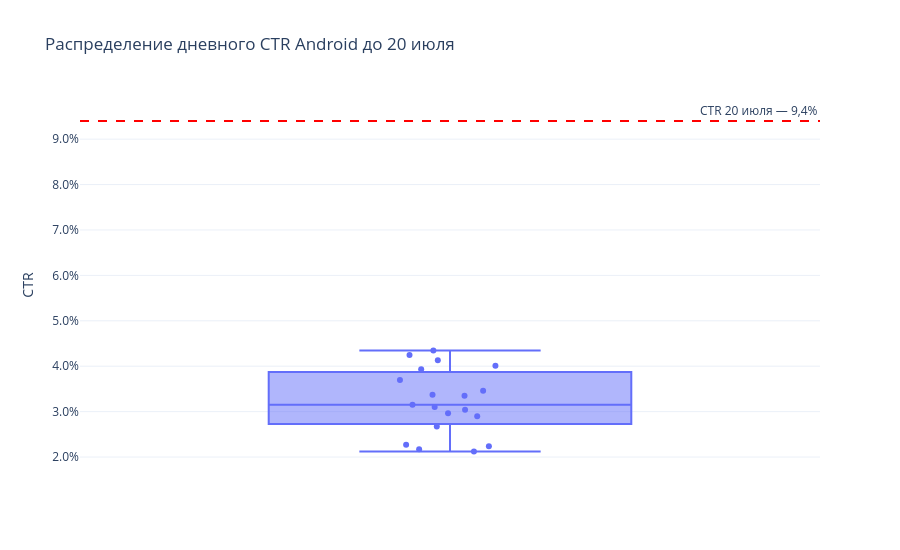

Notebook cell for this chart:
### Code cell
def compare_ctr(clicks_anomaly, n_anomaly, clicks_before, n_before):

    p1 = clicks_anomaly / n_anomaly
    p2 = clicks_before / n_before

    pooled = (clicks_anomaly + clicks_before) / (n_anomaly + n_before)

    se = np.sqrt(
        pooled * (1 - pooled) *
        (1 / n_anomaly + 1 / n_before)
    )

    z_stat = (p1 - p2) / se

    p_value = 2 * stats.norm.sf(abs(z_stat))

    return {
        "z_stat": z_stat,
        "p_value": p_value,
        "significant": p_value < 0.05
    }


android_daily = daily_metrics[
    daily_metrics["platform"] == "ANDROID"
].copy()

android_daily["ctr"] = (
    android_daily["clicked_impressions"] /
    android_daily["impressions"]
)

baseline = android_daily[
    pd.to_datetime(android_daily["event_date"])
    < pd.Timestamp("2026-07-20")
]

anomaly = android_daily[
    pd.to_datetime(android_daily["event_date"])
    == pd.Timestamp("2026-07-20")
]

baseline_median = baseline["ctr"].median()
baseline_q1 = baseline["ctr"].quantile(0.25)
baseline_q3 = baseline["ctr"].quantile(0.75)

anomaly_ctr = anomaly["ctr"].iloc[0]

test_result = compare_ctr(
    int(anomaly["clicked_impressions"].sum()),
    int(anomaly["impressions"].sum()),
    int(baseline["clicked_impressions"].sum()),
    int(baseline["impressions"].sum())
)

print("Медиана CTR до аномалии:", round(baseline_median * 100, 2), "%")
print("Q1:", round(baseline_q1 * 100, 2), "%")
print("Q3:", round(baseline_q3 * 100, 2), "%")
print("CTR 20 июля:", round(anomaly_ctr * 100, 2), "%")

print(
    "CTR 20 июля выше медианы в",
    round(anomaly_ctr / baseline_median, 2),
    "раз"
)

print("\nРезультат статистического теста:")
print("Z-статистика:", round(test_result["z_stat"], 4))
print("P-value:", test_result["p_value"])
print("Статистически значимое отличие:", test_result["significant"])


fig = px.box(
    baseline,
    y="ctr",
    points="all",
    title="Распределение дневного CTR Android до 20 июля",
    labels={"ctr": "CTR"}
)

fig.update_traces(
    jitter=0.3,
    pointpos=0
)

fig.add_hline(
    y=anomaly_ctr,
    line_dash="dash",
    line_color="red",
    line_width=2,
    annotation_text="CTR 20 июля — 9,4%",
    annotation_position="top right"
)

fig.update_layout(
    yaxis_tickformat=".1%",
    yaxis_title="CTR",
    xaxis_title="",
    template="plotly_white",
    showlegend=False,
    height=550
)

fig.show()

### Figure 1 — Plotly figure (JSON) as saved in the notebook; plotly's stock layout.template omitted (floating-point values rounded to 4 significant figures)
{"data": [{"alignmentgroup": "True", "boxpoints": "all", "hovertemplate": "CTR=%{y}<extra></extra>", "jitter": 0.3, "legendgroup": "", "marker": {"color": "#636efa"}, "name": "", "notched": false, "offsetgroup": "", "orientation": "v", "pointpos": 0, "showlegend": false, "type": "box", "x0": " ", "xaxis": "x", "y": [0.02671, 0.03371, 0.04246, 0.03697, 0.03153, 0.02239, 0.02174, 0.03101, 0.04348, 0.03349, 0.0346, 0.02896, 0.03931, 0.04134, 0.02122, 0.02273, 0.0401, 0.02965, 0.03039], "y0": " ", "yaxis": "y"}], "layout": {"annotations": [{"showarrow": false, "text": "CTR 20 июля — 9,4%", "x": 1, "xanchor": "right", "xref": "x domain", "y": 0.09399, "yanchor": "bottom", "yref": "y"}], "boxmode": "group", "height": 550, "legend": {"tracegroupgap": 0}, "shapes": [{"line": {"color": "red", "dash": "dash", "width": 2}, "type": "line", "x0": 0, "x1": 1, "xref": "x domain", "y0": 0.09399, "y1": 0.09399, "yref": "y"}], "showlegend": false, "title": {"text": "Распределение дневного CTR Android до 20 июля"}, "xaxis": {"anchor": "y", "domain": [0, 1], "title": {"text": ""}}, "yaxis": {"anchor": "x", "domain": [0, 1], "tickformat": ".1%", "title": {"text": "CTR"}}}}
